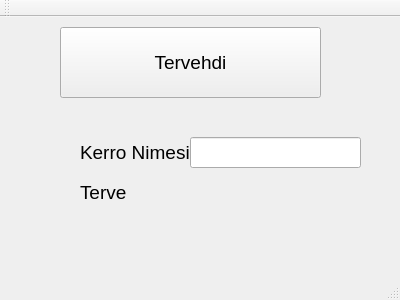
<?xml version="1.0" encoding="UTF-8"?>
<ui version="4.0">
 <class>MainWindow</class>
 <widget class="QMainWindow" name="MainWindow">
  <property name="geometry">
   <rect>
    <x>0</x>
    <y>0</y>
    <width>400</width>
    <height>300</height>
   </rect>
  </property>
  <property name="windowTitle">
   <string>MainWindow</string>
  </property>
  <widget class="QWidget" name="centralWidget">
   <widget class="QPushButton" name="btnSayHello">
    <property name="geometry">
     <rect>
      <x>60</x>
      <y>10</y>
      <width>261</width>
      <height>71</height>
     </rect>
    </property>
    <property name="font">
     <font>
      <pointsize>14</pointsize>
     </font>
    </property>
    <property name="text">
     <string>Tervehdi</string>
    </property>
   </widget>
   <widget class="QLabel" name="labelResult">
    <property name="geometry">
     <rect>
      <x>80</x>
      <y>160</y>
      <width>181</width>
      <height>31</height>
     </rect>
    </property>
    <property name="font">
     <font>
      <pointsize>14</pointsize>
     </font>
    </property>
    <property name="text">
     <string>Terve</string>
    </property>
   </widget>
   <widget class="QLabel" name="labelResult_2">
    <property name="geometry">
     <rect>
      <x>80</x>
      <y>120</y>
      <width>181</width>
      <height>31</height>
     </rect>
    </property>
    <property name="font">
     <font>
      <pointsize>14</pointsize>
     </font>
    </property>
    <property name="text">
     <string>Kerro Nimesi</string>
    </property>
   </widget>
   <widget class="QLineEdit" name="lineEditName">
    <property name="geometry">
     <rect>
      <x>190</x>
      <y>120</y>
      <width>171</width>
      <height>31</height>
     </rect>
    </property>
   </widget>
  </widget>
  <widget class="QMenuBar" name="menuBar">
   <property name="geometry">
    <rect>
     <x>0</x>
     <y>0</y>
     <width>400</width>
     <height>21</height>
    </rect>
   </property>
  </widget>
  <widget class="QToolBar" name="mainToolBar">
   <attribute name="toolBarArea">
    <enum>TopToolBarArea</enum>
   </attribute>
   <attribute name="toolBarBreak">
    <bool>false</bool>
   </attribute>
  </widget>
  <widget class="QStatusBar" name="statusBar"/>
 </widget>
 <layoutdefault spacing="6" margin="11"/>
 <resources/>
 <connections/>
</ui>
